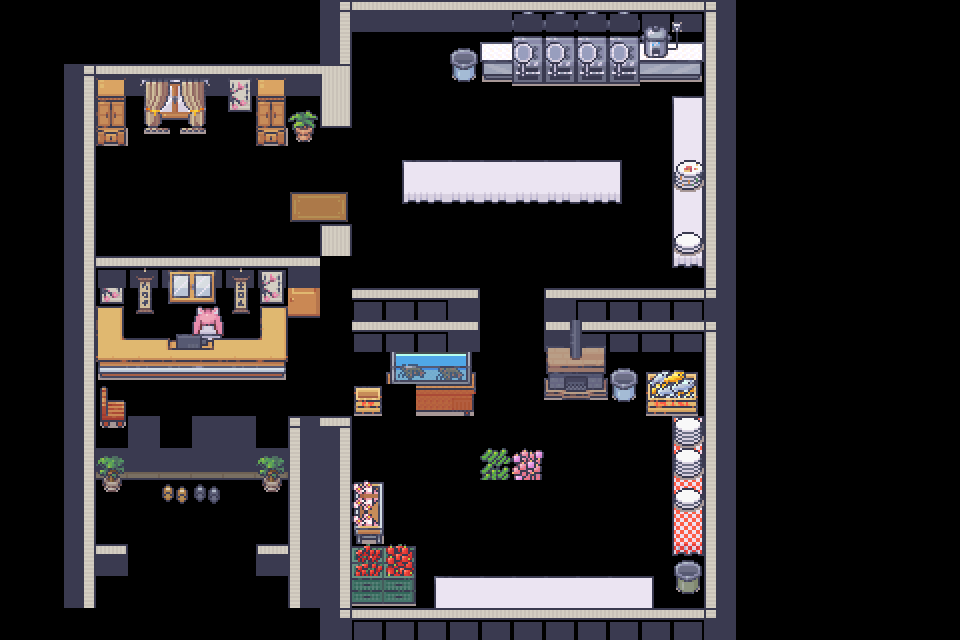

Tiled map render using the project's own tile images. Description and the map definition, with tile-layer contents summarised, below:
An orthogonal 30x20 tile map with 32x32 px tiles, 4 tile layers (wall, furnitures, behind_player, on_top_player), 2 hidden layers not drawn, 3 tilesets and 19 objects (4x station_placemat, 4x station_stove, onion_source, pickle_source, meat_source, ...).

<map version="1.10" tiledversion="1.10.2" orientation="orthogonal" renderorder="right-down" width="30" height="20" tilewidth="32" tileheight="32" infinite="0" nextlayerid="16" nextobjectid="46">
 <tileset firstgid="1" source="Room_Builder_32x32.tsx" />
 <tileset firstgid="8285" source="Interiors_32x32.tsx" />
 <tileset firstgid="25309" source="../objects.tsx" />
 <layer id="1" name="floor" width="30" height="20" visible="0">
  <data>[600 cells, 386 non-empty, 43 distinct tile ids]</data>
 </layer>
 <layer id="12" name="black_wall" width="30" height="20" visible="0">
  <data>[600 cells, 136 non-empty, 1 distinct tile ids]</data>
 </layer>
 <layer id="2" name="wall" width="30" height="20">
  <data>[600 cells, 167 non-empty, 56 distinct tile ids]</data>
 </layer>
 <layer id="3" name="furnitures" width="30" height="20">
  <data>[600 cells, 112 non-empty, 74 distinct tile ids]</data>
 </layer>
 <layer id="15" name="behind_player" width="30" height="20">
  <data>[600 cells, 9 non-empty, 3 distinct tile ids]</data>
 </layer>
 <objectgroup id="13" name="station_layer" class="meat_source">
  <object id="27" name="onion_source" gid="25314" x="512" y="512" width="32" height="64" />
  <object id="28" name="pickle_source" gid="25313" x="480" y="512" width="32" height="64" />
  <object id="30" name="meat_source" gid="25315" x="352" y="96" width="96" height="64" />
  <object id="31" name="fish_tank_source" gid="25312" x="384" y="416" width="96" height="96" />
  <object id="32" name="station_placemat" gid="25328" x="672" y="160" width="32" height="32" />
  <object id="33" name="station_placemat" gid="25328" x="672" y="224" width="32" height="32" />
  <object id="34" name="station_placemat" gid="25328" x="576" y="608" width="32" height="32" />
  <object id="35" name="station_placemat" gid="25328" x="480" y="608" width="32" height="32" />
  <object id="36" name="station_chopping_board" gid="25326" x="480" y="192" width="64" height="32" />
  <object id="37" name="tomato_source" gid="25313" x="384" y="608" width="32" height="64" />
  <object id="38" name="station_counter" gid="2147508973" x="480" y="384" width="32" height="96" />
  <object id="39" name="station_stove" gid="25309" x="608" y="96" width="32" height="64" />
  <object id="40" name="station_stove" gid="25309" x="576" y="96" width="32" height="64" />
  <object id="41" name="station_stove" gid="25309" x="544" y="96" width="32" height="64" />
  <object id="42" name="station_stove" gid="25309" x="512" y="96" width="32" height="64" />
  <object id="43" name="station_rice_cooker" gid="25311" x="640" y="64" width="32" height="48" />
 </objectgroup>
 <layer id="11" name="on_top_player" width="30" height="20">
  <data>[600 cells, 11 non-empty, 10 distinct tile ids]</data>
 </layer>
 <objectgroup id="14" name="collision_layer">
  <object id="22" x="640" y="53">
   <polyline points="0.25,26 65.75,26.5 66,47.5 33.5,47.5 33.5,202 67.5,202 66.5,255.5 -95,255.5 -94.5,336 -34,336.5 -25.5,337 -26,341.5 -5.5,342 11.5,342 11,355 35,355 35,513.5 35,539 65,538 64.5,584 14,583.667 12.6667,527.333 -202.333,527.667 -201.333,578.167 -288.667,577.333 -289.667,548 -225.333,547.667 -226.667,496.667 -289.333,497 -289.667,475.667 -260,476 -261.333,431.333 -287.667,431.667 -287.667,386.667 -231,387.333 -232,351.667 -170.333,352 -170.333,327 -133.625,329.125 -132.833,253.417 -132.213,238.926 -158.499,238.535 -158.243,253.242 -290,252.333 -288.667,185 -319,185 -319.333,382.667 -351,382.667 -350.667,515 -545,514.667 -545.667,432 -517.667,432 -518,417.667 -545.667,417.667 -545,370.667 -513.667,371.667 -514,347.333 -545,347 -545,318.333 -354.333,317.667 -352.667,221.333 -546.333,221.667 -544.667,86.3333 -515.333,86.6667 -515,69.6667 -384.333,70.6667 -383.667,86.6667 -354.667,87.3333 -355.667,71.6667 -344,72.6667 -344.333,85 -320.333,85.6667 -320,138.667 -288,138.667 -287.75,41.3333 -210.167,40.9167 -209.167,8.08333 -187.333,6.33333 -187,27 -164,26.3333 -164.818,24.8561 -128.424,25.1591 -127.485,27.4848 -0.151515,27.9091" />
  </object>
  <object id="23" x="403" y="168.5">
   <polyline points="0,0 -0.5,25 216.5,25.5 218.25,-6.75 1.125,-6.1875" />
  </object>
  <object id="45" x="480" y="450.667" width="62.3333" height="56" />
 </objectgroup>
</map>
